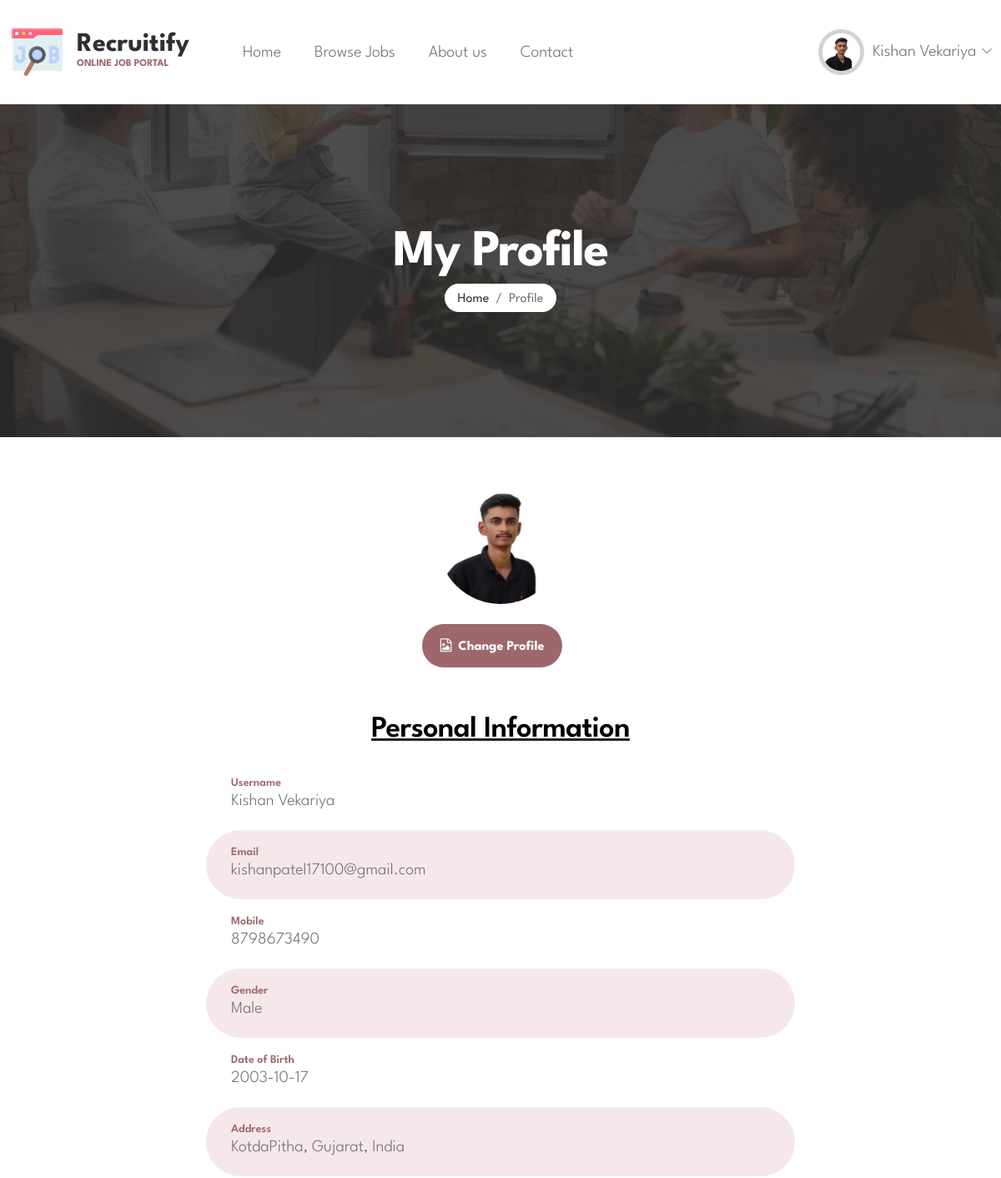
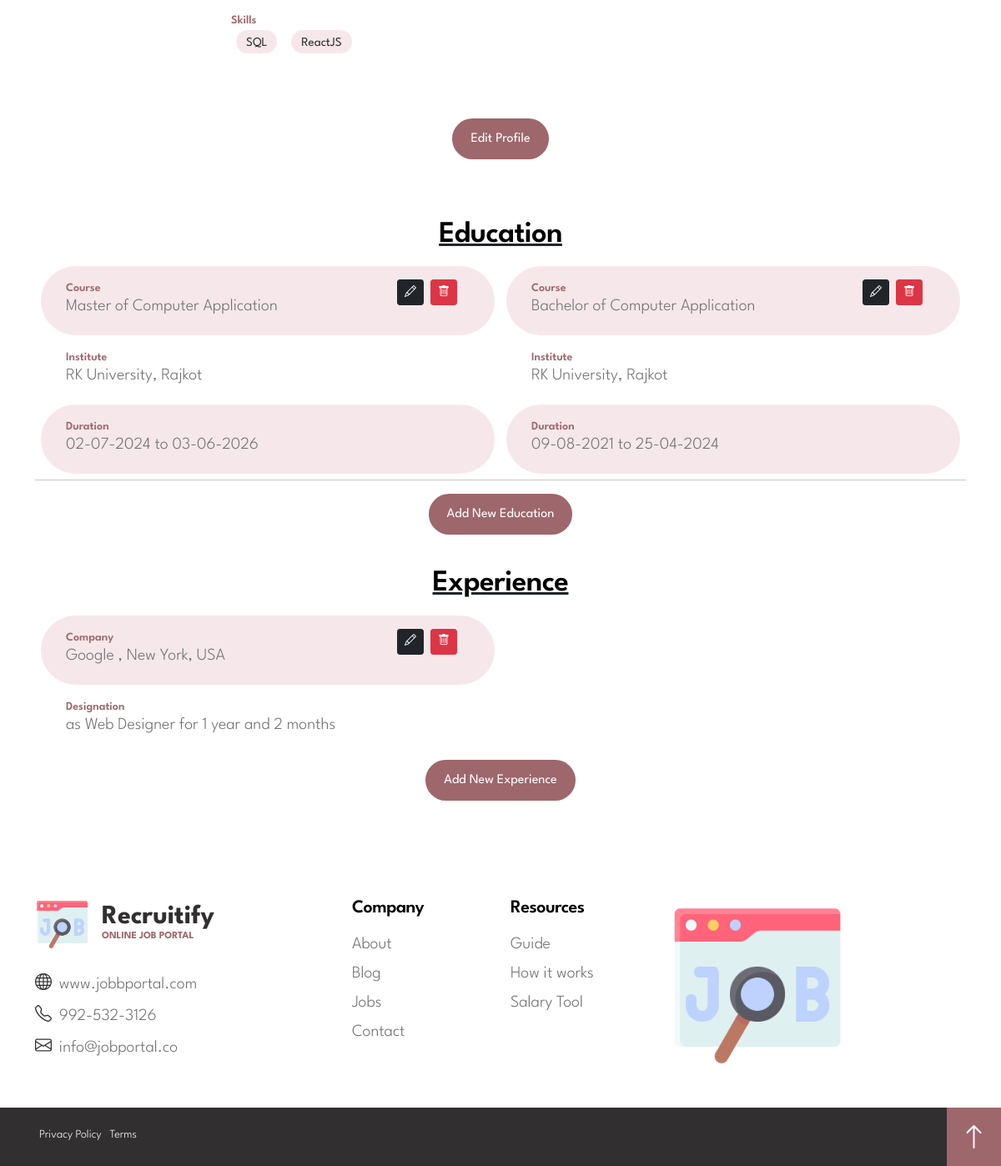
The app's page /jobseeker/profile.php (signed in) with its own data (2 pictures, top to bottom).
### tables this page shows
CREATE TABLE `users_tbl` (
  `User_Id` int NOT NULL,
  `User_Type` enum('Admin','Jobseeker','Employer') NOT NULL DEFAULT 'Jobseeker',
  `Company_Id` int DEFAULT NULL,
  `Branch_Id` int DEFAULT NULL,
  `Name` varchar(50) NOT NULL,
  `Email` varchar(50) NOT NULL,
  `DOB` date DEFAULT NULL,
  `Gender` enum('Male','Female','Other') DEFAULT NULL,
  `City` varchar(50) NOT NULL,
  `State` varchar(50) NOT NULL,
  `Country` varchar(100) NOT NULL,
  `Mobile` varchar(20) NOT NULL,
  `Image` text,
  `Password` varchar(15) NOT NULL,
  `Status` enum('Active','Deleted') NOT NULL DEFAULT 'Active',
  `Register_Date` datetime NOT NULL
);

CREATE TABLE `skills_tbl` (
  `Skill_Id` int NOT NULL,
  `Skill_Name` varchar(100) NOT NULL
);

CREATE TABLE `education_tbl` (
  `Education_Id` int NOT NULL,
  `User_Id` int NOT NULL,
  `Course` varchar(1000) NOT NULL,
  `Institute` varchar(1000) NOT NULL,
  `Institute_City` varchar(1000) NOT NULL,
  `Start_Date` date NOT NULL,
  `End_Date` date DEFAULT NULL
);

CREATE TABLE `experience_tbl` (
  `Experience_Id` int NOT NULL,
  `User_Id` int NOT NULL,
  `Is_Current` tinyint(1) NOT NULL DEFAULT '0',
  `Company_Id` int NOT NULL,
  `Branch_Id` int NOT NULL,
  `Designation` varchar(500) NOT NULL,
  `Joining_Date` date NOT NULL,
  `Leaving_Date` date DEFAULT NULL
);

CREATE TABLE `company_tbl` (
  `Company_Id` int NOT NULL,
  `Posted_by` int NOT NULL DEFAULT '6',
  `Name` varchar(50) NOT NULL,
  `Description` varchar(5000) NOT NULL,
  `Business_Stream` varchar(100) NOT NULL,
  `Establishment_Year` year NOT NULL,
  `Website` varchar(50) NOT NULL,
  `Phone` varchar(20) NOT NULL,
  `Email` varchar(50) NOT NULL,
  `Logo` text NOT NULL,
  `Main_Branch_Id` int DEFAULT NULL
);

### jobseeker/profile.php (the view, shortened to what this page needs)
<!DOCTYPE html>
<html lang="en">
<head>
    <link href="../css/bootstrap.min.css" rel="stylesheet">
    <link href="../css/bootstrap-icons.css" rel="stylesheet">
    <link href="../css/owl.carousel.min.css" rel="stylesheet">
    <link href="../css/owl.theme.default.min.css" rel="stylesheet">
    <link href="tooplate-Recruitify-job.css" rel="stylesheet">
    <link rel="stylesheet" href="https://cdnjs.cloudflare.com/ajax/libs/font-awesome/4.7.0/css/font-awesome.min.css">
</head>
<body>
<?php include "navbar.php"; ?>
<main>
    <header class="site-header">
        <div class="section-overlay"></div>
        <div class="container">
            <div class="row">
                <div class="col-lg-12 col-12 text-center">
                    <h1 class="text-white">My Profile</h1>
                    <nav aria-label="breadcrumb">
                        <ol class="breadcrumb justify-content-center">
                            <li class="breadcrumb-item"><a href="index.html">Home</a></li>
                            <li class="breadcrumb-item active" aria-current="page">Profile</li>
                        </ol>
                    </nav>
                </div>
            </div>
        </div>
    </header>
<?php
$query = "SELECT * FROM users_tbl WHERE User_Id=" . $_SESSION["user_id"];
$result = mysqli_query($con, $query);
$user = mysqli_fetch_assoc($result);
$educationQuery = "SELECT * FROM education_tbl WHERE User_Id=" . $_SESSION["user_id"];
$educationResult = mysqli_query($con, $educationQuery);
$experienceQuery = "
    SELECT e.Experience_Id, e.Designation, e.Joining_Date, e.Leaving_Date, c.Name as 'Company_Name', CONCAT(', ',b.city,', ', b.country) as 'Branch_Address'
    FROM experience_tbl e
    INNER JOIN company_tbl c ON e.Company_Id = c.Company_Id
    INNER JOIN branch_tbl b ON e.Branch_Id = b.Branch_Id
    WHERE e.User_Id = " . $_SESSION["user_id"];
$experienceResult = mysqli_query($con, $experienceQuery);
$skillsQuery = "SELECT s.Skill_Name FROM user_skills_tbl us
                JOIN skills_tbl s ON us.Skill_Id = s.Skill_Id
                WHERE us.User_Id = " . $_SESSION["user_id"];
$skillsResult = mysqli_query($con, $skillsQuery);
?>
<section class="contact-section section-padding">
        <div class="container">
            <div class="row justify-content-center">
                <center>
                    <div class="col-lg-4 col-md-4 col-6 mx-auto mb-5" >
                        <img height="150px" width="150px" style="object-fit: cover; border-radius:50%;" src="../<?= $user["Image"] ?>" alt="Profile Image">
                        <br/><br/>
                        <button class="custom-btn btn ms-lg-auto" onclick="showForm()" href="#change"><i class="fa fa-file-image-o"></i>&ensp;<b>Change Profile</b></button> &ensp;&ensp;
                    </div>
                </center>
<div class="row justify-content-center">
    <div class="col-lg-8 col-12 mb-3 mx-auto">
        <fieldset style="font-weight:bold;">
            <legend style="padding:5px 0 0; text-decoration:underline;" align="center">
                <h3>Personal Information</h3>
            </legend>
            <div class="contact-info-wrap" style="padding:0 7px 7px 7px">
                <div class="contact-info d-flex align-items-center">
                    <p class="mb-0">
                        <span class="contact-info-small-title">Username</span>
                        <?= $user['Name'] ?>
                    </p>
                </div>
                <div class="contact-info d-flex align-items-center">
                    <p class="mb-0">
                        <span class="contact-info-small-title">Email</span>
                        <?= $user['Email'] ?>
                    </p>
                </div>
                <div class="contact-info d-flex align-items-center">
                    <p class="mb-0">
                        <span class="contact-info-small-title">Mobile</span>
                        <?= $user['Mobile'] ?>
                    </p>
                </div>
                <div class="contact-info d-flex align-items-center">
                    <p class="mb-0">
                        <span class="contact-info-small-title">Gender</span>
                        <?= $user['Gender'] ?>
                    </p>
                </div>
                <div class="contact-info d-flex align-items-center">
                    <p class="mb-0">
                        <span class="contact-info-small-title">Date of Birth</span>
                        <?= $user['DOB'] ?>
                    </p>
                </div>
                <div class="contact-info d-flex align-items-center">
                    <p class="mb-0">
                        <span class="contact-info-small-title">Address</span>
                        <?= $user['City'] ?>, <?= $user['State'] ?>, <?= $user['Country'] ?>
                    </p>
                </div>
                <div class="contact-info d-flex align-items-center">
                    <p class="mb-0">
                        <span class="contact-info-small-title mb-1">Skills</span>
                        <?php while ($skill = mysqli_fetch_assoc($skillsResult)): ?>
                            <span class="badge"><?= $skill['Skill_Name'] ?></span>
                        <?php endwhile; ?>
                    </p>
                </div>
            </div>
            <div class="col-12 mb-lg-5 mb-3" align="center" style="margin-top:50px">
                <a href="ud-update.php" class="custom-btn btn">Edit Profile</a>
            </div>
        </fieldset>
    </div>
</div>
<div class="row justify-content-center mb-3">
    <div class="col-12 mb-3 mx-auto">
        <fieldset style="font-weight:bold;">
            <legend style="padding:5px 0 0; text-decoration:underline;" align="center">
                <h3>Education</h3>
            </legend>
            <div class="row">
            <?php
            $count=0;
            while ($education = mysqli_fetch_assoc($educationResult)){
            $count++;
            ?>
                <div class="col-lg-6 col-12 contact-info-wrap position-relative" style="padding:0 7px 7px 7px">
                    <div class="d-flex justify-content-end position-absolute top-0 end-0 pt-3 pe-5" >
                        <a href="update-education.php?education_id=<?= $education['Education_Id']?>" class="btn btn-dark btn-sm mx-1" title="Update">
                            <i class="bi bi-pencil"></i>
                        </a>
                        <a href="delete-education.php?education_id=<?= $education['Education_Id']?>" class="btn btn-danger btn-sm mx-1" title="Delete">
                            <i class="bi bi-trash"></i>
                        </a>
                    </div>
                    <div class="contact-info d-flex align-items-center">
                        <p class="mb-0">
                            <span class="contact-info-small-title">Course</span>
                            <?= $education['Course'] ?>
                        </p>
                    </div>
                    <div class="contact-info d-flex align-items-center">
                        <p class="mb-0">
                            <span class="contact-info-small-title">Institute</span>
                            <?= $education['Institute'] ?>, <?= $education['Institute_City'] ?>
                        </p>
                    </div>
                    <div class="contact-info d-flex align-items-center">
                        <p class="mb-0">
                            <span class="contact-info-small-title">Duration</span>
                            <?php $end_date = $education['End_Date'];
                            $end_date= $end_date==""?"":date('d-m-Y', strtotime($end_date));?>
                            <?= date('d-m-Y', strtotime($education['Start_Date']))  ?> <?= ($end_date!=""? "to ".$end_date: "") ?>
                        </p>
                    </div>
                </div>
                <?= $count%2==0? "<hr>" : "" ?>
            <?php } ?>
            </div>
            <div align="center">
                <a href="add-education.php" class="custom-btn btn">Add New Education</a>
            </div>
        </fieldset>
    </div>
</div>
<div class="row justify-content-center">
    <div class="col-lg-12 col-12 mb-3 mx-auto">
        <fieldset style="font-weight:bold;">
            <legend style="padding:5px 0 0; text-decoration:underline;" align="center">
                <h3>Experience</h3>
            </legend>
            <div class="row">
            <?php
            while ($experience = mysqli_fetch_assoc($experienceResult)) {
                $joiningDate = new DateTime($experience['Joining_Date']);
                $leavingDate = $experience['Leaving_Date'] ? new DateTime($experience['Leaving_Date']) : new DateTime();
                $interval = $joiningDate->diff($leavingDate);
                $years = $interval->y;
                $months = $interval->m;
                $experienceString = "as " . $experience['Designation'] . " for ";
                if ($years > 0) {
                    $experienceString .= $years . " year" . ($years > 1 ? "s" : "");
                }
                if ($months > 0) {
                    if ($years > 0) $experienceString .= " and ";
                    $experienceString .= $months . " month" . ($months > 1 ? "s" : "");
                }
                ?>
                <div class="col-lg-6 col-12 contact-info-wrap position-relative" style="padding:0 7px 7px 7px">
                    <div class="d-flex justify-content-end position-absolute top-0 end-0 pt-3 pe-5" >
                        <a href="update-experience.php?experience_id=<?= $experience['Experience_Id']?>" class="btn btn-dark btn-sm mx-1" title="Update">
                            <i class="bi bi-pencil"></i>
                        </a>
                        <a href="delete-experience.php?experience_id=<?= $experience['Experience_Id']?>" class="btn btn-danger btn-sm mx-1" title="Delete">
                            <i class="bi bi-trash"></i>
                        </a>
                    </div>
                    <div class="contact-info d-flex align-items-center">
                        <p class="mb-0">
                            <span class="contact-info-small-title">Company</span>
                            <?= $experience['Company_Name'] .' '.  $experience['Branch_Address']  ?>
                        </p>
                    </div>
                    <div class="contact-info d-flex align-items-center">
                        <p class="mb-0">
                            <span class="contact-info-small-title">Designation</span>
                            <?= $experienceString ?>
                        </p>
                    </div>
                </div>
            <?php } ?>
            </div>
            <div align="center">
                <a href="add-experience.php" class="custom-btn btn">Add New Experience</a>
            </div>
        </fieldset>
    </div>
</div>
            </div>
        </div>
    </section>
</main>
<?php include "footer.php";
?>
</body>
</html>

### jobseeker/navbar.php (shortened to what this page needs)
<?php
include '../db/db-connect.php';
?>
<!DOCTYPE html>
<html lang="en">
<head>
</head>
<body>
    <nav class="navbar navbar-expand-lg">
        <div class="container">
            <a class="navbar-brand d-flex align-items-center" href="index.php" style="margin-left:-30px">
                <img src="../images/logo.png" class="img-fluid logo-image">
                <div class="d-flex flex-column">
                    <strong class="logo-text">Recruitify</strong>
                    <small class="logo-slogan">Online Job Portal</small>
                </div>
            </a>
            <div class="collapse navbar-collapse" id="navbarNav" style="margin-left:-20px">
                <ul class="navbar-nav align-items-center ms-lg-5">
                    <li class="nav-item">
                        <a class="nav-link" href="index.php">Home</a>
                    </li>
                    <li class="nav-item">
                        <a class="nav-link" href="job-listings.php">Browse Jobs</a>
                    </li>
                    <li class="nav-item">
                        <a class="nav-link" href="about.php">About us</a>
                    </li>
                    <li class="nav-item">
                        <a class="nav-link" href="contact.php">Contact</a>
                    </li>
                    <?php
                    if ($_SESSION['user_id']) {
                        $sql = "select Name, Image from Users_tbl where User_Id='$_SESSION[user_id]'";
                        $data = mysqli_query($con, $sql);
                        $result = mysqli_fetch_array($data);
                        $img = $result['Image'];
                        if (isset($_SESSION['username'])) {
                            $use = $_SESSION['username'];
                        }
                        echo '
                             <li class="nav-item ms-lg-auto dropdown" style="margin-right:-50px">
                                <a class="nav-link dropdown-toggle" id="navbarLightDropdownMenuLink" role="button" data-bs-toggle="dropdown" aria-expanded="false"><img class="avatar-image img-fluid"  style="border:5px solid lightgray;height:55px;width:55px" src="../' . $img . '" alt="Image" href="profile.php">&ensp;' . $use . '</a>
                                <ul class="dropdown-menu dropdown-menu-light" aria-labelledby="navbarLightDropdownMenuLink">
                            <li><a class="dropdown-item" href="profile.php">My Profile</a></li>
                            <li><a class="dropdown-item" href="job-applied.php">Applied jobs</a></li>
                            <li><a class="dropdown-item" href="../logout.php">Log out</a></li>
                        </ul>
                        </li>';
                    }
                    ?>
                </ul>
            </div>
        </div>
    </nav>

### records on screen
users_tbl: Image (picture), Name "Kishan Vekariya", Email "kishanpatel17100@gmail.com", Mobile "8798673490", Gender "Male", DOB "2003-10-17", City "KotdaPitha", State "Gujarat", Country "India"
skills_tbl: Skill_Name "SQL"
skills_tbl: Skill_Name "ReactJS"
education_tbl: Course "Master of Computer Application", Institute "RK University", Institute_City "Rajkot", Start_Date "02-07-2024", End_Date "03-06-2026"
education_tbl: Course "Bachelor of Computer Application", Institute "RK University", Institute_City "Rajkot", Start_Date "09-08-2021", End_Date "25-04-2024"
experience_tbl: Company_Id.Name "Google", Branch_Address ", New York, USA", experienceString "as Web Designer for 1 year and 2 months"

### other values on screen
$use "Kishan Vekariya"
